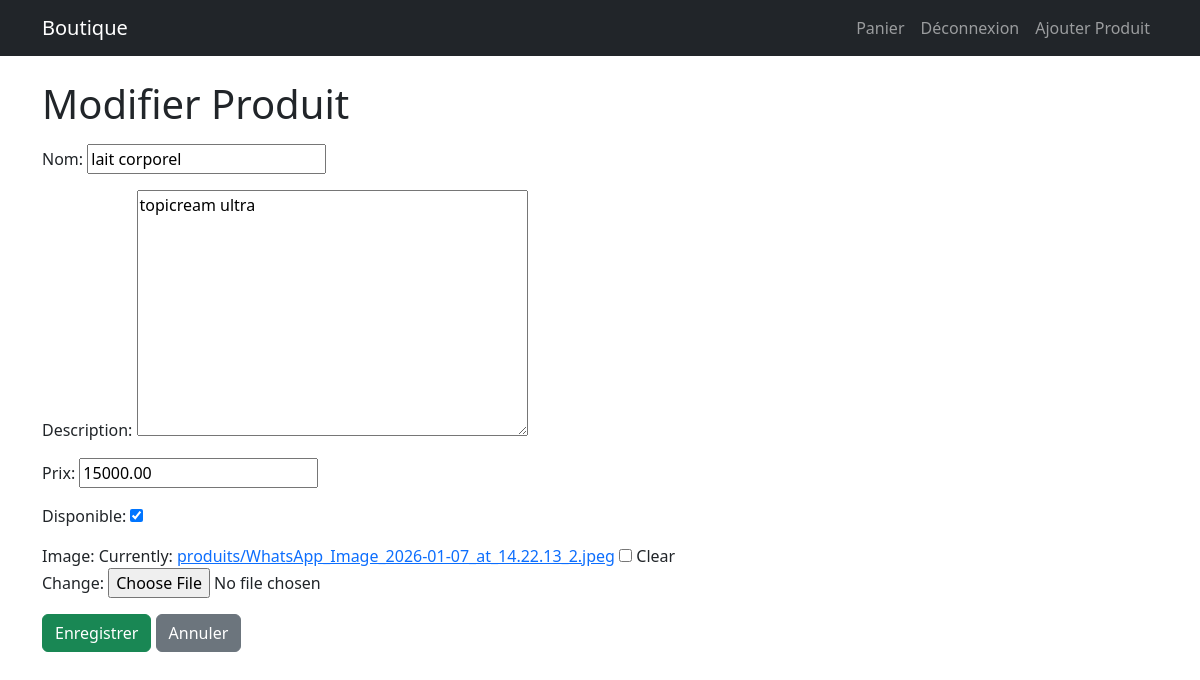
The app's page /produits/modifier/3/ (signed in) with its own data.
### produits/models.py (models this page shows, shortened)
class Produit(models.Model):
    nom = models.CharField(max_length=100)
    description = models.TextField()
    prix = models.DecimalField(max_digits=10, decimal_places=2)
    disponible = models.BooleanField(default=True)
    image = models.ImageField(upload_to='produits/', null=True, blank=True)

### produits/views.py (the view)
# urls.py: path('produits/modifier/<int:pk>/', views.modifier_produit, name='modifier_produit'),
@staff_member_required(login_url='/utilisateurs/connexion/')
def modifier_produit(request, pk):
    produit = get_object_or_404(Produit, pk=pk)
    if request.method == 'POST':
        form = ProduitForm(request.POST, request.FILES, instance=produit)
        if form.is_valid():
            form.save()
            messages.success(request, "Produit modifié avec succès !")
            return redirect('liste_produits')
    else:
        form = ProduitForm(instance=produit)
    return render(request, 'produits/formulaire.html', {'form': form})

### produits/forms.py
class ProduitForm(forms.ModelForm):
    class Meta:
        model = Produit
        fields = ['nom', 'description', 'prix', 'disponible', 'image']

### produits/templates/produits/formulaire.html (shortened to what this page needs)
{% extends 'base.html' %}
{% block content %}
<h1>{{ form.instance.pk|yesno:"Modifier Produit,Ajouter Produit" }}</h1>
<form method="post" enctype="multipart/form-data" class="mt-3">
    {% for field in form %}
      <div class="mb-3">
        {{ field.label_tag }}
        {{ field }}
      </div>
    {% endfor %}
    <button type="submit" class="btn btn-success">Enregistrer</button>
    <a href="{% url 'liste_produits' %}" class="btn btn-secondary">Annuler</a>
</form>
{% endblock %}

### records on screen
Produit: instance.pk "Modifier Produit", form "lait corporel" "topicream ultra" "15000.00" "☑"

### other values on screen
{{ field.label_tag }} "Nom:" "Description:" "Prix:" "Disponible:" "Image:"
